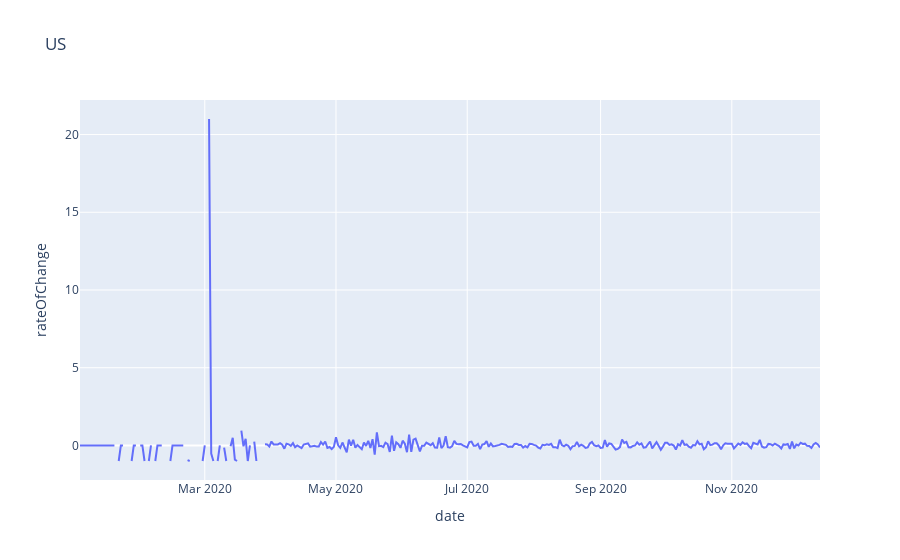
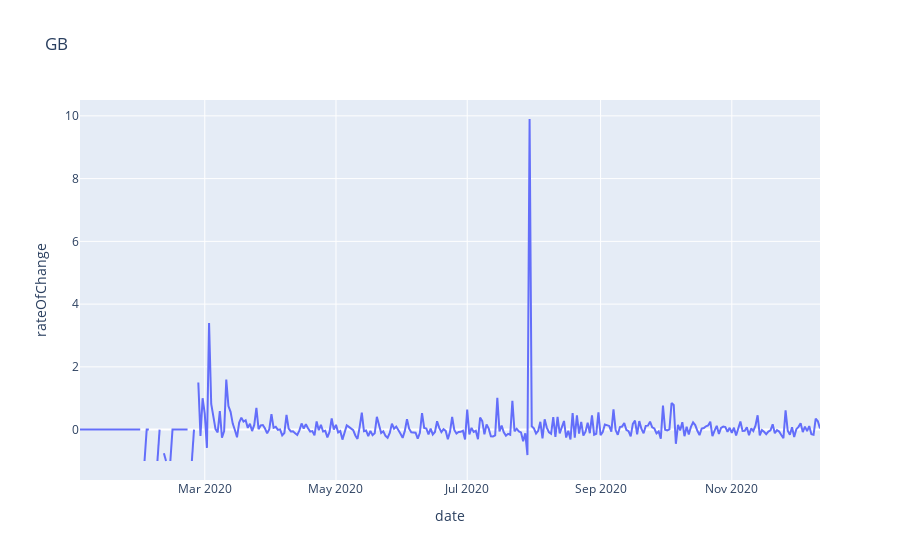
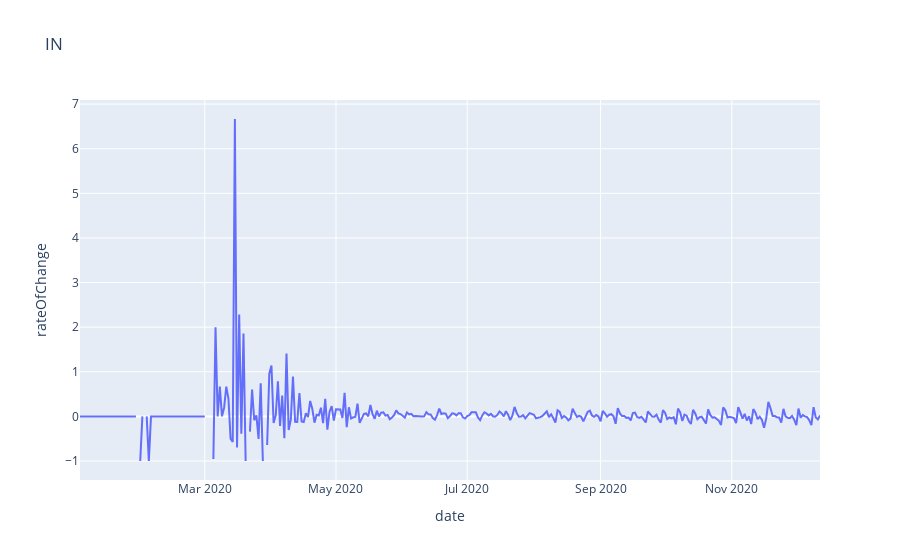
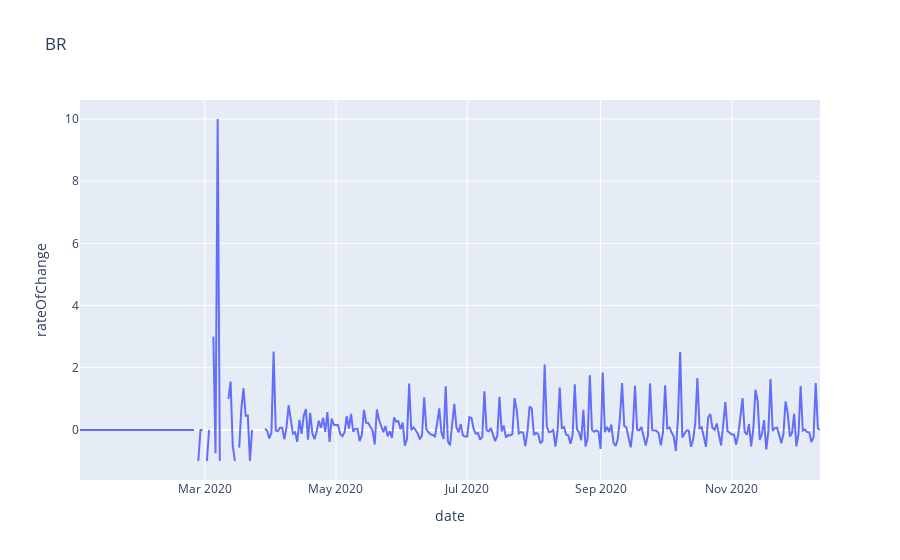

The code cell stored with these charts, in order, in its notebook:
### Code cell
for country in df['countryId'].unique():
    fig = px.line(df[df['countryId']==country], y='rateOfChange', title=country)
    fig.show()

### Figure 1 — Plotly figure (JSON) as saved in the notebook; plotly's stock layout.template omitted (floating-point values rounded to 4 significant figures; data arrays with more than 128 entries replaced by an {"elided": "..."} marker saying what was removed)
{"data": [{"hovertemplate": "date=%{x}<br>rateOfChange=%{y}<extra></extra>", "legendgroup": "", "line": {"color": "#636efa", "dash": "solid"}, "mode": "lines", "name": "", "orientation": "v", "showlegend": false, "type": "scatter", "x": {"elided": "345 str values"}, "xaxis": "x", "y": {"elided": "345 float values"}, "yaxis": "y"}], "layout": {"legend": {"tracegroupgap": 0}, "title": {"text": "US"}, "xaxis": {"anchor": "y", "domain": [0, 1], "title": {"text": "date"}}, "yaxis": {"anchor": "x", "domain": [0, 1], "title": {"text": "rateOfChange"}}}}

### Figure 2 — Plotly figure (JSON) as saved in the notebook; plotly's stock layout.template omitted (floating-point values rounded to 4 significant figures; data arrays with more than 128 entries replaced by an {"elided": "..."} marker saying what was removed)
{"data": [{"hovertemplate": "date=%{x}<br>rateOfChange=%{y}<extra></extra>", "legendgroup": "", "line": {"color": "#636efa", "dash": "solid"}, "mode": "lines", "name": "", "orientation": "v", "showlegend": false, "type": "scatter", "x": {"elided": "345 str values"}, "xaxis": "x", "y": {"elided": "345 float values"}, "yaxis": "y"}], "layout": {"legend": {"tracegroupgap": 0}, "title": {"text": "GB"}, "xaxis": {"anchor": "y", "domain": [0, 1], "title": {"text": "date"}}, "yaxis": {"anchor": "x", "domain": [0, 1], "title": {"text": "rateOfChange"}}}}

### Figure 3 — Plotly figure (JSON) as saved in the notebook; plotly's stock layout.template omitted (floating-point values rounded to 4 significant figures; data arrays with more than 128 entries replaced by an {"elided": "..."} marker saying what was removed)
{"data": [{"hovertemplate": "date=%{x}<br>rateOfChange=%{y}<extra></extra>", "legendgroup": "", "line": {"color": "#636efa", "dash": "solid"}, "mode": "lines", "name": "", "orientation": "v", "showlegend": false, "type": "scatter", "x": {"elided": "345 str values"}, "xaxis": "x", "y": {"elided": "345 float values"}, "yaxis": "y"}], "layout": {"legend": {"tracegroupgap": 0}, "title": {"text": "IN"}, "xaxis": {"anchor": "y", "domain": [0, 1], "title": {"text": "date"}}, "yaxis": {"anchor": "x", "domain": [0, 1], "title": {"text": "rateOfChange"}}}}

### Figure 4 — Plotly figure (JSON) as saved in the notebook; plotly's stock layout.template omitted (floating-point values rounded to 4 significant figures; data arrays with more than 128 entries replaced by an {"elided": "..."} marker saying what was removed)
{"data": [{"hovertemplate": "date=%{x}<br>rateOfChange=%{y}<extra></extra>", "legendgroup": "", "line": {"color": "#636efa", "dash": "solid"}, "mode": "lines", "name": "", "orientation": "v", "showlegend": false, "type": "scatter", "x": {"elided": "345 str values"}, "xaxis": "x", "y": {"elided": "345 float values"}, "yaxis": "y"}], "layout": {"legend": {"tracegroupgap": 0}, "title": {"text": "BR"}, "xaxis": {"anchor": "y", "domain": [0, 1], "title": {"text": "date"}}, "yaxis": {"anchor": "x", "domain": [0, 1], "title": {"text": "rateOfChange"}}}}
